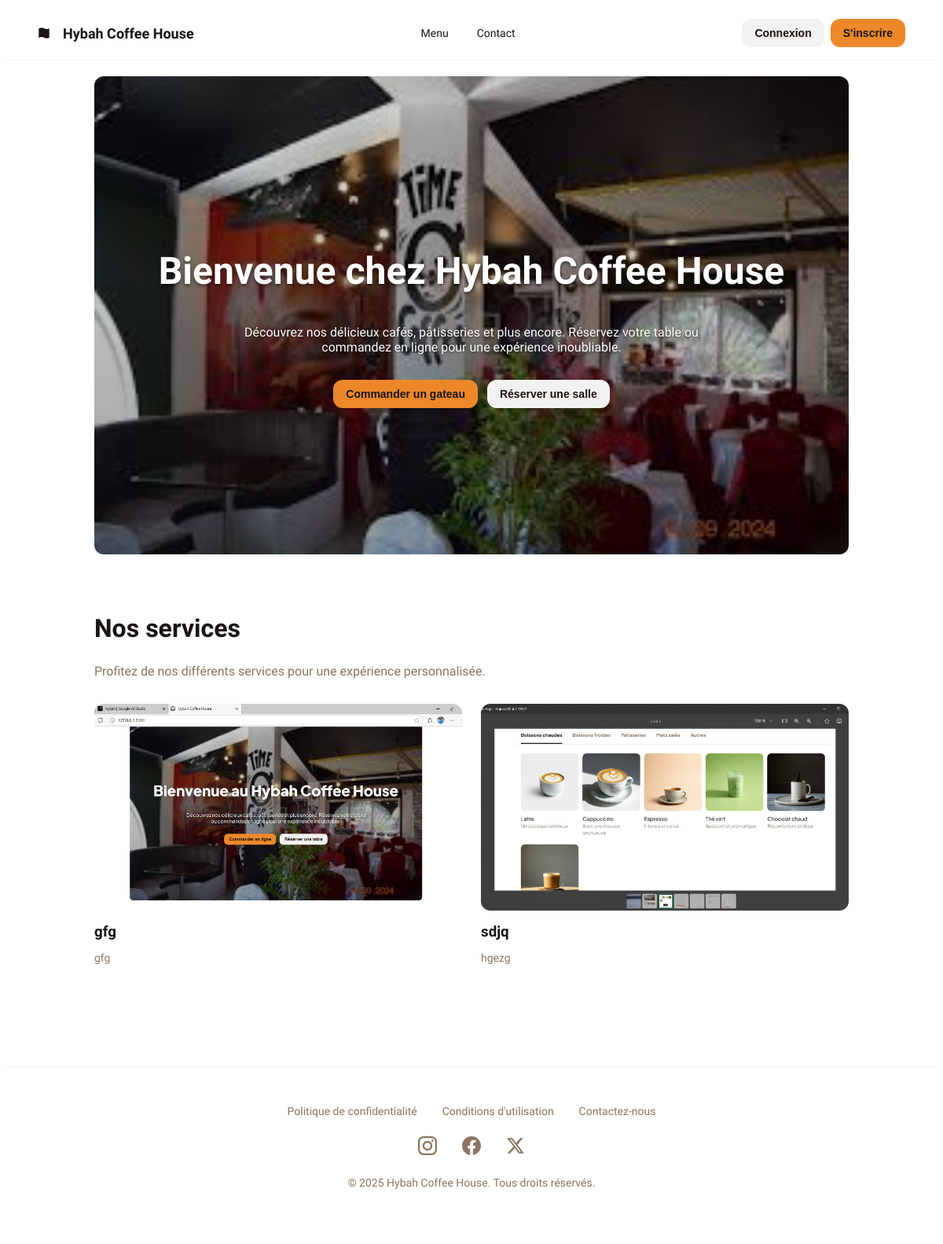
The page / on the database its author committed.
### core/models.py (models this page shows, shortened)
class Service(models.Model):
    titre = models.CharField(max_length=100)
    description = models.TextField()
    image = models.ImageField(upload_to='photos_services/')
    ordre = models.IntegerField(default=0, help_text="Permet de trier les services (le plus petit en premier)")
    class Meta:
        ordering = ['ordre'] # Trie les services par le champ 'ordre'

### comptes/views.py (the view)
# urls.py: path('', comptes_views.page_accueil, name='accueil'),
def page_accueil(request):
    services = Service.objects.all()
    context = {
        'services': services
    }
    return render(request, 'accueil.html', context)

### templates/accueil.html
{% extends 'base.html' %}
{% load static %}
{% block content %}
<div class="hero" style="background-image: linear-gradient(rgba(0, 0, 0, 0.1), rgba(0, 0, 0, 0.4)), url('{% static 'comptes/images/accueil_bg.jpg' %}');">
    <h1>Bienvenue chez Hybah Coffee House</h1>
    <p>Découvrez nos délicieux cafés, pâtisseries et plus encore. Réservez votre table ou commandez en ligne pour une expérience inoubliable.</p>
<div class="hero-actions">
    {% if user.is_authenticated %}
        <a href="{% url 'liste_gateaux' %}">
            <button class="btn btn-primary">Commander un Gâteau</button>
        </a>
        <a href="{% url 'liste_salles' %}">
            <button class="btn btn-secondary">Réserver une Salle</button>
        </a>
    {% else %}
        <a href="{% url 'connexion' %}">
            <button class="btn btn-primary">Commander un gateau</button>
        </a>
        <a href="{% url 'connexion' %}">
            <button class="btn btn-secondary">Réserver une salle</button>
        </a>
    {% endif %}
</div>
</div>
<section class="services-section">
    <h2>Nos services</h2>
    <p>Profitez de nos différents services pour une expérience personnalisée.</p>
    <div class="services-grid">
        {% for service in services %}
        <div class="service-card">
            {% if service.image %}
                <img src="{{ service.image.url }}" alt="{{ service.titre }}">
            {% endif %}
            <h3>{{ service.titre }}</h3>
            <p>{{ service.description }}</p>
        </div>
        {% endfor %}
    </div>
</section>
{% endblock %}

### comptes/static/comptes/style.css (style rules this page uses)
:root { --primary-color: #ed882a; --dark-color: #181411; --light-gray-color: #f4f2f0; --text-color: #181411; --text-muted-color: #897561; }
body { font-family: 'Plus Jakarta Sans', 'Noto Sans', sans-serif; color: var(--text-color); background-color: #FFFFFF; }
h1, h2, h3 { font-weight: 800; }
a { color: var(--primary-color); text-decoration: none; }
.btn { display: inline-flex; align-items: center; justify-content: center; padding: 0.625rem 1rem; border-radius: 0.75rem; font-weight: 700; font-size: 0.875rem; border: none; cursor: pointer; transition: background-color 0.2s; }
.btn-primary { background-color: var(--primary-color); color: var(--dark-color); }
.btn-secondary { background-color: var(--light-gray-color); color: var(--dark-color); }
.hero { border-radius: 0.75rem; background-size: cover; background-position: center; padding: 4rem 1rem; min-height: 480px; display: flex; flex-direction: column; align-items: center; justify-content: center; text-align: center; color: white; }
.hero h1 { font-size: 3rem; font-weight: 900; text-shadow: 0 2px 4px rgba(0,0,0,0.5); }
.hero p { max-width: 600px; margin-top: 0.5rem; margin-bottom: 2rem; text-shadow: 0 1px 3px rgba(0,0,0,0.5); }
.hero-actions { display: flex; gap: 0.75rem; }
.services-section { padding: 3rem 0; }
.services-section h2 { font-size: 2rem; }
.services-section p { color: var(--text-muted-color); }
.services-grid { display: grid; grid-template-columns: repeat(auto-fit, minmax(250px, 1fr)); gap: 1.5rem; margin-top: 2rem; }
.service-card img { width: 100%; aspect-ratio: 16 / 9; object-fit: cover; border-radius: 0.75rem; }
.service-card h3 { margin-top: 0.75rem; margin-bottom: 0.25rem; }
.service-card p { font-size: 0.875rem; }

### rows shown on the page
Service: image (picture), titre "gfg", description "gfg"
Service: image (picture), titre "sdjq", description "hgezg"
